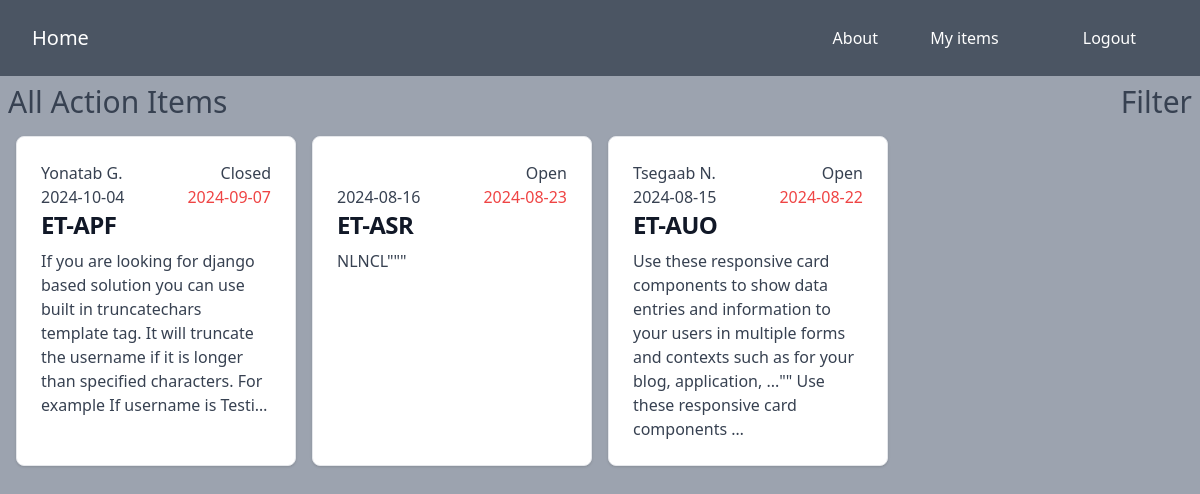
The page / (signed in) on the database its author committed.
### items/models.py (models this page shows, shortened)
class Items(models.Model):
    id = models.UUIDField(primary_key=True, default=uuid.uuid4, editable=False)
    fleet = models.CharField(max_length=255)
    tail = models.CharField(max_length=255)
    remark = models.TextField(blank=True, null=True)
    required_action = models.TextField(blank=True, null=True)
    owner = models.CharField(max_length=255)
    created_by = models.ForeignKey(User, related_name='items', on_delete=models.CASCADE)
    logged = models.CharField(max_length=255)
    duedate = models.CharField(max_length=255)
    contact = models.CharField(max_length=255)
    level1 = models.CharField(max_length=255)
    level2 = models.CharField(max_length=255)
    level3 = models.CharField(max_length=255)
    status = models.CharField(max_length=255)
    requestedby = models.CharField(max_length=255)

### core/views.py (the view)
# urls.py: path('', views.index, name='index'),
@login_required
def index(request):
    items = Items.objects.values
    return render(request, 'core/index.html',{
        'items':items})

### core/templates/core/index.html
{% extends 'core/base.html' %}
{% block content %}
    <div class="flex items-center justify-between">
    <h1 class="text-3xl text-green px-2 py-2 text-gray-700">All Action Items</h1>
    <h1 class="text-3xl text-green px-2 py-2 text-gray-700">Filter</h1>
    </div>
    <div class="mt-2 grid grid-cols-4 gap-4 px-4">
        {% for item in items %}
        <a href="{% url "items:view" item.id%}" class="block max-w-sm p-6 bg-white border border-gray-200 rounded-lg shadow hover:bg-gray-100 dark:bg-gray-800 dark:border-gray-700 dark:hover:bg-gray-700">
            <div class="flex items-center justify-between">
            <p class="font-normal text-gray-700 dark:text-gray-400">{{ item.requestedby }}</p>
            <p class="flex items-center justify-end font-normal text-gray-700 dark:text-sky-500">{{ item.status }}</p>
            </div>
            <div class="flex items-center justify-between">
                <p class="font-normal text-gray-700 dark:text-green-500">{{ item.logged }}</p>
                <p class="font-normal text-red-500 dark:text-red-500">{{ item.duedate }}</p>
            </div>
            <h5 class="mb-2 text-2xl font-bold tracking-tight text-gray-900 dark:text-white">{{ item.tail }}</h5>
            <p class="font-normal text-gray-700 dark:text-gray-400">{{ item.remark | truncatechars:200}}</p>
        </a>
        {% endfor %}
    </div>
{% endblock %}

### core/templates/core/base.html (shortened to what this page needs)
<!doctype html>
<html>
    <head>
        <script src="https://cdn.tailwindcss.com"></script>
    </head>
    <body class="bg-gray-400" >
        <nav class="py-6 px-8 flex items-center justify-between bg-gray-600">
            <h1 class="text-xl text-white"><a href="{% url "core:index" %}">Home</a></h1>
            <div class="space-x-4">
                <a href="{% url "core:about" %}" class="text-white">About</a>
                {% if request.user.is_authenticated %}
                    <a href="{% url "items:items" %}" class="py-4 px-8 text-white">My items</a>
                    <a href="{% url "account:logout" %}" class="py-4 px-8 text-white">Logout</a>
                {% else %}
                    <a href="{% url "account:login" %}" class="py-4 px-8 text-white">Login</a>
                    <a href="{% url "account:signup" %}" class="py-4 px-8 text-white">Signup</a>
                {% endif %}
            </div>
        </nav>
        <main>
            {% block content %}
            {% endblock %}
        </main>
    </body>
</html>

### rows shown on the page
Items: requestedby "Yonatab G.", status "Closed", logged "2024-10-04", duedate "2024-09-07", tail "ET-APF", remark "If you are looking for django based solution you can use built in truncatechars template tag. It will truncate the username if it is longer than specified characters. For example If username is Testi…"
Items: status "Open", logged "2024-08-16", duedate "2024-08-23", tail "ET-ASR", remark "NLNCL\"\"\""
Items: requestedby "Tsegaab N.", status "Open", logged "2024-08-15", duedate "2024-08-22", tail "ET-AUO", remark "Use these responsive card components to show data entries and information to your users in multiple forms and contexts such as for your blog, application, ...\"\" Use these responsive card components …"
